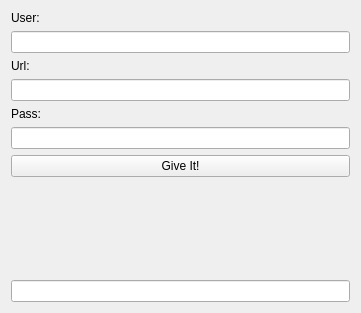
<?xml version="1.0" encoding="UTF-8"?>
<ui version="4.0">
 <class>Pass</class>
 <widget class="QWidget" name="Pass">
  <property name="geometry">
   <rect>
    <x>0</x>
    <y>0</y>
    <width>361</width>
    <height>313</height>
   </rect>
  </property>
  <property name="windowTitle">
   <string>Pass</string>
  </property>
  <layout class="QGridLayout" name="gridLayout">
   <item row="0" column="0">
    <layout class="QVBoxLayout" name="verticalLayout">
     <item>
      <widget class="QLabel" name="labelUser">
       <property name="sizePolicy">
        <sizepolicy hsizetype="Preferred" vsizetype="Fixed">
         <horstretch>0</horstretch>
         <verstretch>0</verstretch>
        </sizepolicy>
       </property>
       <property name="text">
        <string>User:</string>
       </property>
      </widget>
     </item>
     <item>
      <widget class="QLineEdit" name="lineEditUser"/>
     </item>
     <item>
      <widget class="QLabel" name="labelURL">
       <property name="sizePolicy">
        <sizepolicy hsizetype="Preferred" vsizetype="Fixed">
         <horstretch>0</horstretch>
         <verstretch>0</verstretch>
        </sizepolicy>
       </property>
       <property name="text">
        <string>Url:</string>
       </property>
      </widget>
     </item>
     <item>
      <widget class="QLineEdit" name="lineEditURL"/>
     </item>
     <item>
      <widget class="QLabel" name="labelPass">
       <property name="sizePolicy">
        <sizepolicy hsizetype="Preferred" vsizetype="Fixed">
         <horstretch>0</horstretch>
         <verstretch>0</verstretch>
        </sizepolicy>
       </property>
       <property name="text">
        <string>Pass:</string>
       </property>
      </widget>
     </item>
     <item>
      <widget class="QLineEdit" name="lineEditPass"/>
     </item>
     <item>
      <widget class="QPushButton" name="pushButton">
       <property name="sizePolicy">
        <sizepolicy hsizetype="Minimum" vsizetype="Maximum">
         <horstretch>0</horstretch>
         <verstretch>0</verstretch>
        </sizepolicy>
       </property>
       <property name="text">
        <string>Give It!</string>
       </property>
      </widget>
     </item>
     <item>
      <spacer name="verticalSpacer">
       <property name="orientation">
        <enum>Qt::Vertical</enum>
       </property>
       <property name="sizeHint" stdset="0">
        <size>
         <width>20</width>
         <height>18</height>
        </size>
       </property>
      </spacer>
     </item>
     <item>
      <widget class="QLineEdit" name="lineEditGive"/>
     </item>
    </layout>
   </item>
  </layout>
 </widget>
 <resources/>
 <connections/>
</ui>
